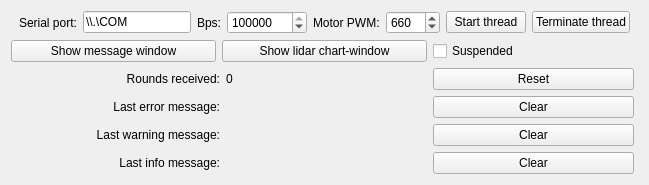
          <widget class="QWidget" name="tab_RPLidar">
           <property name="autoFillBackground">
            <bool>true</bool>
           </property>
           <attribute name="title">
            <string>RPLidar</string>
           </attribute>
           <layout class="QVBoxLayout" name="verticalLayout_6">
            <item>
             <layout class="QHBoxLayout" name="horizontalLayout_Thread_RPLidar">
              <property name="leftMargin">
               <number>8</number>
              </property>
              <property name="rightMargin">
               <number>8</number>
              </property>
              <item>
               <widget class="QLabel" name="label_SerialPort_RPLidar">
                <property name="text">
                 <string>Serial port:</string>
                </property>
               </widget>
              </item>
              <item>
               <widget class="QLineEdit" name="lineEdit_SerialPort_RPLidar">
                <property name="text">
                 <string>\\.\COM</string>
                </property>
                <property name="maxLength">
                 <number>256</number>
                </property>
               </widget>
              </item>
              <item>
               <widget class="QLabel" name="label_SerSpeed_RPLidar">
                <property name="text">
                 <string>Bps:</string>
                </property>
               </widget>
              </item>
              <item>
               <widget class="QSpinBox" name="spinBox_SerialSpeed_RPLidar">
                <property name="minimumSize">
                 <size>
                  <width>80</width>
                  <height>0</height>
                 </size>
                </property>
                <property name="minimum">
                 <number>300</number>
                </property>
                <property name="maximum">
                 <number>10000000</number>
                </property>
                <property name="value">
                 <number>256000</number>
                </property>
               </widget>
              </item>
              <item>
               <widget class="QLabel" name="label_MotorRPM_RPLidar">
                <property name="text">
                 <string>Motor PWM:</string>
                </property>
               </widget>
              </item>
              <item>
               <widget class="QSpinBox" name="spinBox_MotorPWM_RPLidar">
                <property name="maximum">
                 <number>1023</number>
                </property>
                <property name="value">
                 <number>660</number>
                </property>
               </widget>
              </item>
              <item>
               <widget class="QPushButton" name="pushButton_StartThread_RPLidar">
                <property name="text">
                 <string>Start thread</string>
                </property>
               </widget>
              </item>
              <item>
               <widget class="QPushButton" name="pushButton_TerminateThread_RPLidar">
                <property name="text">
                 <string>Terminate thread</string>
                </property>
               </widget>
              </item>
             </layout>
            </item>
            <item>
             <layout class="QHBoxLayout" name="horizontalLayout_Middle_RPLidar">
              <item>
               <widget class="QPushButton" name="pushButton_ShowMessageWindow_RPLidar">
                <property name="text">
                 <string>Show message window</string>
                </property>
               </widget>
              </item>
              <item>
               <widget class="QPushButton" name="pushButton_ShowLidarChartWindow_RPLidar">
                <property name="text">
                 <string>Show lidar chart-window</string>
                </property>
               </widget>
              </item>
              <item>
               <widget class="QCheckBox" name="checkBox_SuspendThread_RPLidar">
                <property name="text">
                 <string>Suspended</string>
                </property>
               </widget>
              </item>
             </layout>
            </item>
            <item>
             <layout class="QGridLayout" name="gridLayout_Messages_RPLidar" columnstretch="0,0,0">
              <property name="leftMargin">
               <number>8</number>
              </property>
              <property name="rightMargin">
               <number>4</number>
              </property>
              <item row="3" column="1">
               <widget class="QLabel" name="label_LastInfoMessage_RPLidar">
                <property name="sizePolicy">
                 <sizepolicy hsizetype="Ignored" vsizetype="Ignored">
                  <horstretch>0</horstretch>
                  <verstretch>0</verstretch>
                 </sizepolicy>
                </property>
                <property name="text">
                 <string/>
                </property>
               </widget>
              </item>
              <item row="2" column="1">
               <widget class="QLabel" name="label_LastWarningMessage_RPLidar">
                <property name="sizePolicy">
                 <sizepolicy hsizetype="Ignored" vsizetype="Ignored">
                  <horstretch>0</horstretch>
                  <verstretch>0</verstretch>
                 </sizepolicy>
                </property>
                <property name="text">
                 <string/>
                </property>
               </widget>
              </item>
              <item row="1" column="2">
               <widget class="QPushButton" name="pushButton_ClearErrorMessage_RPLidar">
                <property name="text">
                 <string>Clear</string>
                </property>
               </widget>
              </item>
              <item row="1" column="1">
               <widget class="QLabel" name="label_LastErrorMessage_RPLidar">
                <property name="sizePolicy">
                 <sizepolicy hsizetype="Ignored" vsizetype="Ignored">
                  <horstretch>0</horstretch>
                  <verstretch>0</verstretch>
                 </sizepolicy>
                </property>
                <property name="text">
                 <string/>
                </property>
               </widget>
              </item>
              <item row="0" column="1">
               <widget class="QLabel" name="label_RoundCount_RPLidar">
                <property name="sizePolicy">
                 <sizepolicy hsizetype="Ignored" vsizetype="Ignored">
                  <horstretch>0</horstretch>
                  <verstretch>0</verstretch>
                 </sizepolicy>
                </property>
                <property name="text">
                 <string>0</string>
                </property>
               </widget>
              </item>
              <item row="2" column="2">
               <widget class="QPushButton" name="pushButton_ClearWarningMessage_RPLidar">
                <property name="text">
                 <string>Clear</string>
                </property>
               </widget>
              </item>
              <item row="2" column="0">
               <widget class="QLabel" name="label_LastWarningMessageLabel_RPLidar">
                <property name="text">
                 <string>Last warning message:</string>
                </property>
                <property name="alignment">
                 <set>Qt::AlignRight|Qt::AlignTrailing|Qt::AlignVCenter</set>
                </property>
               </widget>
              </item>
              <item row="1" column="0">
               <widget class="QLabel" name="label_LastErrorMessageLabel_RPLidar">
                <property name="text">
                 <string>Last error message:</string>
                </property>
                <property name="alignment">
                 <set>Qt::AlignRight|Qt::AlignTrailing|Qt::AlignVCenter</set>
                </property>
               </widget>
              </item>
              <item row="0" column="2">
               <widget class="QPushButton" name="pushButton_ClearRoundCounter_RPLidar">
                <property name="text">
                 <string>Reset</string>
                </property>
               </widget>
              </item>
              <item row="0" column="0">
               <widget class="QLabel" name="label_RoundCountLabel_RPLidar">
                <property name="text">
                 <string>Rounds received:</string>
                </property>
                <property name="alignment">
                 <set>Qt::AlignRight|Qt::AlignTrailing|Qt::AlignVCenter</set>
                </property>
               </widget>
              </item>
              <item row="3" column="2">
               <widget class="QPushButton" name="pushButton_ClearInfoMessage_RPLidar">
                <property name="text">
                 <string>Clear</string>
                </property>
               </widget>
              </item>
              <item row="3" column="0">
               <widget class="QLabel" name="label_LastInfoMessageLabel_RPLidar">
                <property name="text">
                 <string>Last info message:</string>
                </property>
                <property name="alignment">
                 <set>Qt::AlignRight|Qt::AlignTrailing|Qt::AlignVCenter</set>
                </property>
               </widget>
              </item>
             </layout>
            </item>
           </layout>
          </widget>
